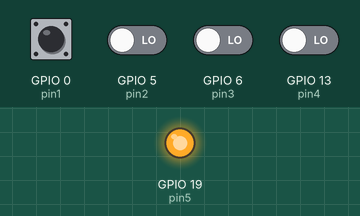
Bench run of a program on a simulated Raspberry Pi (BCM pin numbers). Parts: output pins drawn as LEDs (lit = HIGH). The test bench sets the inputs (shaded band); at power-on: GPIO 0 (pin1), GPIO 5 (pin2), GPIO 6 (pin3), GPIO 13 (pin4) LOW. Pins used as bus, display or sensor lines are not drawn; what the program prints to the terminal is not drawn.

Above: at 1.2 s.
1.3 s: GPIO 0 (pin1) pulled HIGH for 1 s
Timing chart, 0 to 4.3 s (numbered marks = the images above; inputs shaded):
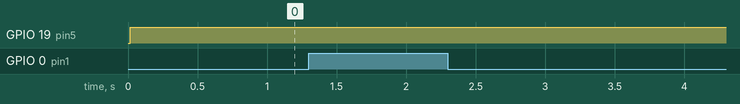

The program:

test-dred.py
```python
import RPi.GPIO as GPIO
import time
import os

pin1 = 0
pin2 = 5
pin3 = 6
pin4 = 13
pin5 = 19
pin6 = 26

GPIO.setmode(GPIO.BCM)

# set pins1-4 as input, pull-down
GPIO.setup(pin1, GPIO.IN, pull_up_down=GPIO.PUD_DOWN)
GPIO.setup(pin2, GPIO.IN, pull_up_down=GPIO.PUD_DOWN)
GPIO.setup(pin3, GPIO.IN, pull_up_down=GPIO.PUD_DOWN)
GPIO.setup(pin4, GPIO.IN, pull_up_down=GPIO.PUD_DOWN)


try:
    while True:

        os.system("clear") # clear text

        # set pins5,6 output (import mode)
        GPIO.setup(pin5, GPIO.OUT)
        GPIO.setup(pin6, GPIO.OUT)

        GPIO.output(pin5, GPIO.LOW)
        GPIO.output(pin6, GPIO.HIGH)

        # check modes
        print("import dr modes:")
        if(GPIO.input(pin1) == 1):
            print("drm1")
        if(GPIO.input(pin2) == 1):
            print("drm2")
        if(GPIO.input(pin3) == 1):
            print("drm3")
        if(GPIO.input(pin4) == 1):
            print("drm4")

        # swap pin5,6 states (export mode)
        GPIO.setup(pin5, GPIO.OUT)
        GPIO.setup(pin6, GPIO.OUT)

        GPIO.output(pin5, GPIO.HIGH)
        GPIO.output(pin6, GPIO.LOW)


        # check modes
        print("export dr modes:")
        if(GPIO.input(pin1) == 1):
            print("drm5")
        if(GPIO.input(pin2) == 1):
            print("drm6")
        if(GPIO.input(pin3) == 1):
            print("drm7")
        if(GPIO.input(pin4) == 1):
            print("drm8")


        # check drm0
        GPIO.setup(pin6, GPIO.IN, pull_up_down=GPIO.PUD_DOWN) # set pin6 to input
        print("other dr mode:")
        if(GPIO.input(pin6) == 1):
            print("drm0")

        GPIO.setup(pin6, GPIO.OUT)

        time.sleep(1)

except KeyboardInterrupt:
    print("\nApplication stopped!")
```
